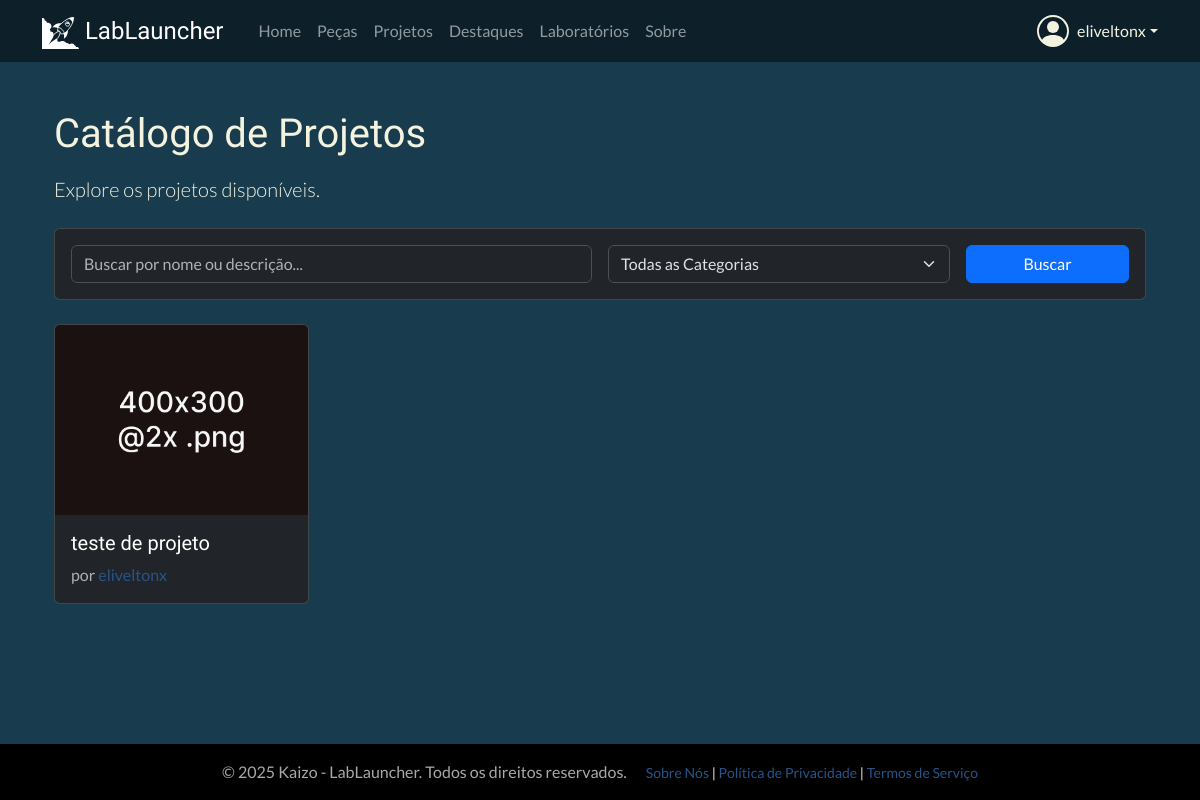
Page /catalog/projects/ (signed in) on the committed database.
### users/models.py (models this page shows, shortened)
class CustomUser(AbstractUser):
    profile_picture = models.ImageField(
        upload_to='profile_pics/',
        storage=storage_para_usar,
        null=True,
        blank=True,
        verbose_name='Foto do Perfil'
    )
    is_approved = models.BooleanField(
        default=False,
        verbose_name='Aprovado pela Curadoria',
        help_text='Indica se o usuário foi aprovado para acessar o conteúdo.'
    )
    groups = models.ManyToManyField(
        Group,
        verbose_name='groups',
        blank=True,
        help_text='The groups this user belongs to. A user will get all permissions granted to each of their groups.',
        related_name="customuser_set", # Nome único para o acesso reverso
        related_query_name="user",
    )
    user_permissions = models.ManyToManyField(
        Permission,
        verbose_name='user permissions',
        blank=True,
        help_text='Specific permissions for this user.',
        related_name="customuser_set", # Nome único para o acesso reverso
        related_query_name="user",
    )

### catalog/models.py (models this page shows, shortened)
class Project(models.Model):
    STATUS_CHOICES = (('in_review', 'Em Revisão'), ('approved', 'Aprovado'), ('rejected', 'Rejeitado'))
    thumbnail = models.ImageField(
        upload_to='part_thumbnails/', # Pasta dentro de 'media' onde as imagens serão salvas
        storage=storage_para_usar,
        verbose_name='Thumbnail',
        null=True, # O campo é opcional
        blank=True # O campo pode ser deixado em branco no formulário
    )
    is_hall_of_fame = models.BooleanField(default=False, verbose_name="Destaque (Hall da Fama)")
    title = models.CharField(max_length=255, verbose_name='Título do Projeto')
    description = RichTextUploadingField(verbose_name='Descrição Detalhada')
    author = models.ForeignKey(settings.AUTH_USER_MODEL, on_delete=models.SET_NULL, null=True, verbose_name='Autor')
    category = models.ForeignKey(ProjectCategory, on_delete=models.SET_NULL, null=True, verbose_name='Categoria do Projeto')
    parts_used = models.ManyToManyField(Part, blank=True, verbose_name='Peças Utilizadas')
    status = models.CharField(max_length=10, choices=STATUS_CHOICES, default='in_review', verbose_name='Status')
    created_at = models.DateTimeField(auto_now_add=True, verbose_name='Data de Criação')
    updated_at = models.DateTimeField(auto_now=True, verbose_name='Última Atualização')
    class Meta:
        verbose_name = 'Projeto'
        verbose_name_plural = 'Projetos'
        ordering = ['-created_at']

### catalog/views.py (the view, shortened to what this page needs)
# urls.py: path('projects/', ProjectListView.as_view(), name='project-list'),
class ProjectListView(ListView):
    model = Project
    template_name = 'catalog/project_list.html'
    context_object_name = 'projects'
    paginate_by = 10
    def get_queryset(self):
        queryset = super().get_queryset().filter(status='approved')
        search_query = self.request.GET.get('q')
        category_id = self.request.GET.get('category')
        if search_query:
            queryset = queryset.filter(Q(title__icontains=search_query) | Q(description__icontains=search_query))
        return queryset.order_by('-created_at')
    def get_context_data(self, **kwargs):
        context = super().get_context_data(**kwargs)
        context['project_categories'] = ProjectCategory.objects.all()
        return context

### catalog/templatetags/query_transforms.py (called while the page is built)
@register.filter
def get_range(value):
    if isinstance(value, int):
        return range(value)
    return range(0)

### catalog/templates/catalog/project_list.html (shortened to what this page needs)
{% extends "base.html" %}
{% load static %}
{% load query_transforms %}
{% block content %}
<div class="container mt-4">
    <h1 class="mb-3">Catálogo de Projetos</h1>
    <p class="lead mb-4">Explore os projetos disponíveis.</p>
    <div class="card bg-dark mb-4">
        <div class="card-body">
            <form method="get" action="{% url 'catalog:project-list' %}" class="row g-3 align-items-center">
                <div class="col-md-6">
                    <input type="text" name="q" class="form-control" placeholder="Buscar por nome ou descrição..." value="{{ request.GET.q }}">
                </div>
                <div class="col-md-4">
                    <select name="category" class="form-select">
                        <option value="">Todas as Categorias</option>
                    </select>
                </div>
                <div class="col-md-2">
                    <button type="submit" class="btn btn-primary w-100">Buscar</button>
                </div>
            </form>
        </div>
    </div>
    <div class="row row-cols-1 row-cols-sm-2 row-cols-md-3 row-cols-lg-4 g-4">
        {% for project in projects %}
        <div class="col">
            <div class="card h-100 text-bg-dark">
                {% if project.thumbnail %}
                    <img src="{{ project.thumbnail.url }}" class="card-img-top" alt="{{ project.title }}">
                {% else %}
                    <img src="{% static 'images/placeholder.png' %}" class="card-img-top" alt="Placeholder">
                {% endif %}
                <div class="card-body d-flex flex-column">
                    <h5 class="card-title">
                        <a href="{% url 'catalog:project-detail' project.pk %}" class="stretched-link h5">{{project.title}}</a>
                    </h5>
                    <p class="card-text text-muted">por <a href="{% url 'users:public-profile' project.author.username %}">{{ project.author.username }}</a></p>
                </div>
            </div>
        </div>
        {% empty %}
            <div class="col">
                <p>Nenhuma peça encontrada com os critérios atuais.</p>
            </div>
        {% endfor %}
    </div>
    {% load query_transforms %}
</div>
{% endblock %}

### templates/base.html (shortened to what this page needs)
{% load static %}
<!DOCTYPE html>
<html lang="pt-br" data-bs-theme="dark">
<head>
    <link href="https://cdn.jsdelivr.net/npm/bootstrap@5.3.3/dist/css/bootstrap.min.css" rel="stylesheet">
    <link rel="stylesheet" href="{% static 'css/custom.css' %}">
</head>
<body class="d-flex flex-column min-vh-100">
    {% block header %}
    <header class="mb-4">
        <nav class="navbar navbar-expand-lg navbar-dark" style="background-color:rgba(0, 0, 0, 0.46);">
            <div class="container">
                <a class="navbar-brand fs-4" style="font-family: 'Exo 2', sans-serif; margin-right: 4rem;" href="{% url 'home' %}"><img src="/static/images/logos/lablauncher.svg" alt="logo LabLauncher" style="max-height: 2rem;"> LabLauncher</a>
                <div class="collapse navbar-collapse" id="navbarNav">
                    <ul class="navbar-nav me-auto mb-2 mb-lg-0">
                        <li class="nav-item"><a class="nav-link" href="{% url 'kaizo_view' %}">Home</a></li>
                        <li class="nav-item"><a class="nav-link" href="{% url 'catalog:part-list' %}">Peças</a></li>
                        <li class="nav-item"><a class="nav-link" href="{% url 'catalog:project-list' %}">Projetos</a></li>
                        <li class="nav-item"><a class="nav-link" href="{% url 'hall-of-fame' %}">Destaques</a></li>
                        <li class="nav-item"><a class="nav-link" href="{% url 'inventory:landing' %}">Laboratórios</a></li>
                        <li class="nav-item"><a class="nav-link" href="{% url 'static_page' 'sobre-nos' %}">Sobre</a></li>
                    </ul>
                    <div class="d-flex">
                        {% if user.is_authenticated %}
                            <div class="nav-item dropdown">
                                <a class="nav-link dropdown-toggle d-flex align-items-center" href="#" role="button" data-bs-toggle="dropdown" aria-expanded="false">
                                    {{ user.username }}
                                </a>
                            </div>
                        {% else %}
                            <a href="{% url 'account_login' %}" class="btn btn-accent">Login</a>
                        {% endif %}
                    </div>
                </div>
            </div>
        </nav>
    </header>
    {% endblock %}
    <main class="container flex-grow-1">
        {% block content %}{% endblock %}
    </main>
    <br>
    <footer class="mt-auto py-3" style="background-color: #000;">
        <div class="container text-center">
            <span class="text-muted">© {% now "Y" %} Kaizo - LabLauncher. Todos os direitos reservados.</span>
            <small class="ms-3">
                <a href="{% url 'static_page' 'sobre-nos' %}">Sobre Nós</a> |
                <a href="{% url 'static_page' 'politica-de-privacidade' %}">Política de Privacidade</a> |
                <a href="{% url 'static_page' 'termos-de-servico' %}">Termos de Serviço</a>
            </small>
        </div>
    </footer>
</body>
</html>

### static/css/custom.css (style rules this page uses)
body { background-color: #183b4e; color: #f3f3e0; font-family: 'Lato', sans-serif; }
h1, h2, h3, h4, h5, h6 { font-family: 'Exo 2', sans-serif; color: #f3f3e0; }
a { color: #27548a; text-decoration: none; }

### rows in the picture
CustomUser: username "eliveltonx"
Project: title "teste de projeto", author.username "eliveltonx"
